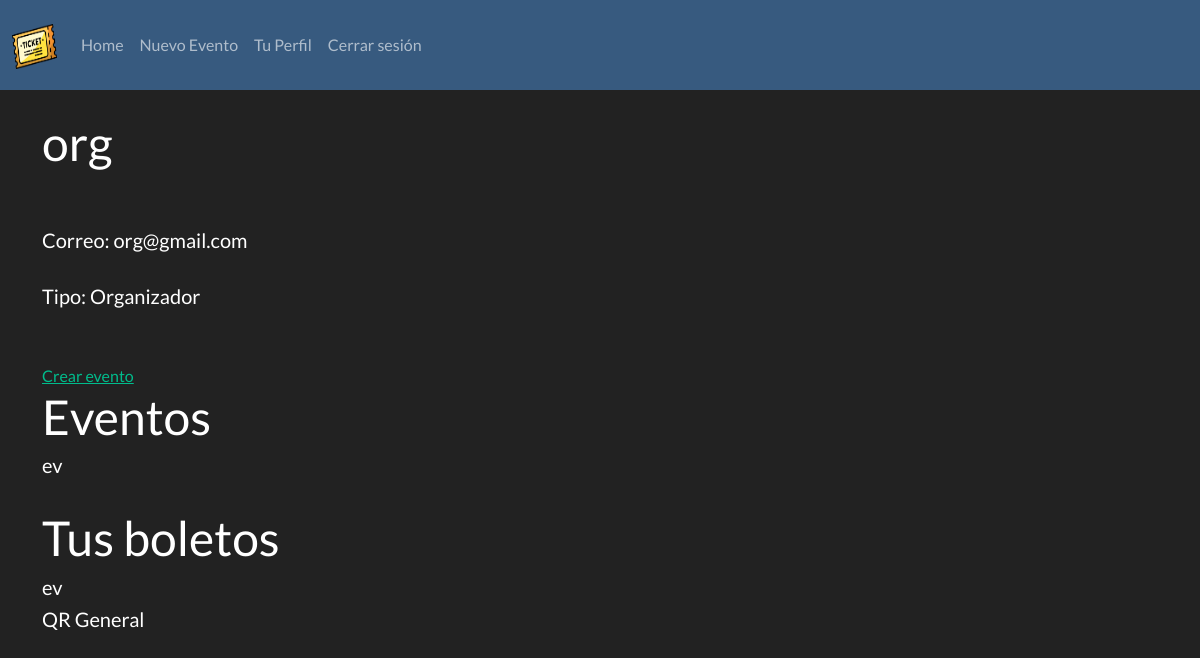
/user/org (signed in), run on the app's committed database.
### app/models.py (models this page shows, shortened)
class User(db.Model, UserMixin):
	id = db.Column(db.Integer, primary_key=True)
	nombre = db.Column(db.String(320), nullable=False)
	username = db.Column(db.String(25), unique=True, nullable=False)
	email = db.Column(db.String(320), unique=True, nullable=False)
	password = db.Column(db.String(25), nullable=False)
	eventos = db.relationship('Evento', backref='creator', lazy=True)
	@hybrid_property
	def tipo(self):
		if Administrador.query.filter_by(id=self.id).first():
			return "Administrador"
		elif Comprador.query.filter_by(id=self.id).first():
			return "Comprador"
		elif Organizador.query.filter_by(id=self.id).first():
			return "Organizador"
	@hybrid_property
	def boletos(self):
		boletos = BoletoVirtual.query.filter_by(user_id=self.id)
		boletos = BoletoPresencial.query.filter_by(user_id=self.id) if len(list(boletos)) == 0 else boletos
		return boletos

class Evento(db.Model):
	id = db.Column(db.Integer, primary_key=True)
	nombre = db.Column(db.String(320), nullable=False)
	descripcion = db.Column(db.Text)
	fecha = db.Column(db.DateTime, nullable=False)
	user_id = db.Column(db.Integer, db.ForeignKey('user.id'), nullable=False)
	precio_general = db.Column(db.Float)
	precio_vip = db.Column(db.Float)

class Boleto(db.Model):
	id = db.Column(db.Integer, primary_key=True)
	user_id = db.Column(db.Integer, db.ForeignKey('user.id'))
	evento_id = db.Column(db.Integer, db.ForeignKey('evento_virtual.id'))
	fecha_compra = db.Column(db.DateTime, nullable=False, default=datetime.utcnow)
	@hybrid_property
	def boleto_impl(self):
		boleto = BoletoGeneralImpl.query.filter_by(id=self.id).first()
		return BoletoVIPImpl.query.filter_by(id=self.id).first() if boleto is None else boleto
	@hybrid_property
	def evento(self):
		return Evento.query.filter_by(id=self.evento_id).first()

class BoletoPresencial(Boleto):
	id = db.Column(db.Integer, db.ForeignKey('boleto.id'), primary_key=True)
	qr_entrada = db.Column(db.String(20), nullable=False)
	def mostrarAcceso(self):
		datos = self.boleto_impl.mostrarAccesoDev()
		return self.generarQREntrada(datos)
	def generarQREntrada(self, datos):
		return f"QR {datos}"

### app/routes.py (the view)
@app.route('/user/<username>')
@login_required
def profile(username):
	user = User.query.filter_by(username=username).first_or_404()
	return render_template('profile.html', user=user)

### app/models.py (called while the page is built)
@login_manager.user_loader
def load_user(user_id):
	return User.query.get(int(user_id))

	def mostrarAccesoDev(self):
		return "General"

### app/templates/profile.html (shortened to what this page needs)
{% extends 'layout.html' %}
{% block body %}
<br>
	<h1>{{ user.username }}</h1>
	<br><br>
	<h5>Correo: {{ user.email }}</h5>
	<br>
	<h5>Tipo: {{ user.tipo }}</h5>
	<br>
<br>
{% if user.tipo == "Organizador" %}
	<a href="{{ url_for('nuevo_evento') }}" class="button">Crear evento</a>
	<h1>Eventos</h1>
	{% for evento in user.eventos %}
		<h5>{{ evento.nombre }}</h5>
	{% endfor %}
{% endif %}
<br>
	<h1>Tus boletos</h1>
	{% for boleto in user.boletos %}
		<h5>{{ boleto.evento.nombre }}</h5>
		<h5>{{ boleto.mostrarAcceso() }}</h5>
		<br>
	{% endfor %}
{% endblock %}

### data on the page
User: username "org", email "org@gmail.com"
Evento: nombre "ev"
BoletoPresencial: evento.nombre "ev", mostrarAcceso "QR General"

### other printed values
{{ user.tipo }} "Organizador"
